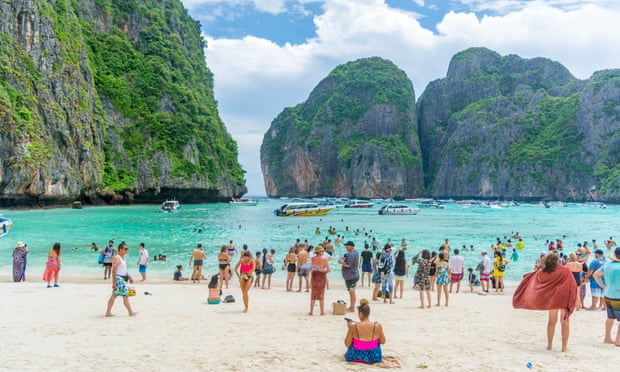
#> input picture CV1/image1.jpg, 620 x 372 px, given in place of the camera
$ python Real_time_identification_of_frontal_faces.py
#> lines starting #> are read from the running program, lines starting #| are printed output that depends on the picture
import cv2
import numpy as np

# Create our body classifier
body_classifier = cv2.CascadeClassifier('haarcascade_frontalface_alt.xml')

# Initiate video capture for video file, here we are using the video file in which pedestrians would be detected
cap = cv2.VideoCapture(0)

# Loop once video is successfully loaded
while cap.isOpened():

    # Reading the each frame of the video
    ret, frame = cap.read()
#> frame is the input picture: shape (372, 620, 3); mean B, G, R 159.4, 163.7, 141.5

  # here we are resizing the frame, to half of its size, we are doing to speed up the classification
 # as larger images have lot more windows to slide over, so in overall we reducing the resolution
#of video by half that’s what 0.5 indicate, and we are also using quicker interpolation method that is #interlinear
    frame = cv2.resize(frame, None,fx=0.5, fy=0.5, interpolation = cv2.INTER_LINEAR)
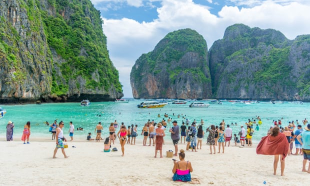
#> frame: shape (186, 310, 3); mean B, G, R 159.6, 163.9, 141.6

    gray = cv2.cvtColor(frame, cv2.COLOR_BGR2GRAY)
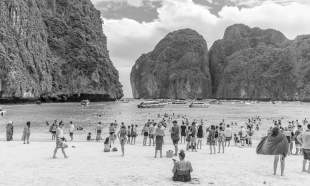
#> gray: shape (186, 310); min 3, max 254, mean 156.7
    # Pass frame to our body classifier
    bodies = body_classifier.detectMultiScale(gray, 1.2, 3)
#> bodies = ()

    # Extract bounding boxes for any bodies identified
    for (x,y,w,h) in bodies:
        cv2.rectangle(frame, (x, y), (x+w, y+h), (0, 255, 255), 2)
        cv2.imshow('Pedestrians', frame)
#> this loop made 0 passes

    if cv2.waitKey(1) == 13: #13 is the Enter Key
#> (key Esc is pressed here)
        break

cap.release()
cv2.destroyAllWindows()

$ run again, on CV1/cats.jpg
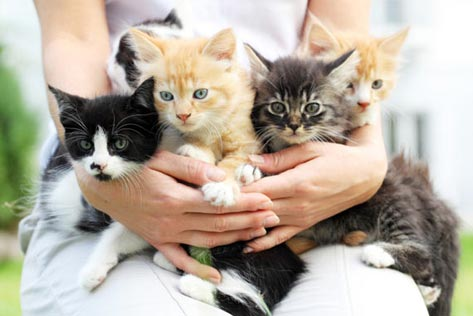
#> input picture CV1/cats.jpg, 473 x 316 px, given in place of the camera
#> frame is the input picture: shape (316, 473, 3); mean B, G, R 161, 174.4, 183.9
#> `frame = cv2.resize(frame, None,fx=0.5, fy=0.5, interpolation = cv2.INT..`:
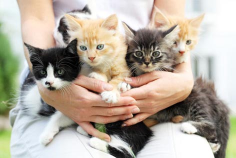
#> frame: shape (158, 236, 3); mean B, G, R 161, 174.4, 183.9
#> `gray = cv2.cvtColor(frame, cv2.COLOR_BGR2GRAY)`:
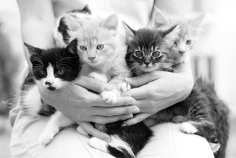
#> gray: shape (158, 236); min 1, max 255, mean 175.7
#> bodies = ()

$ run again, on CV1/crowd.jpg
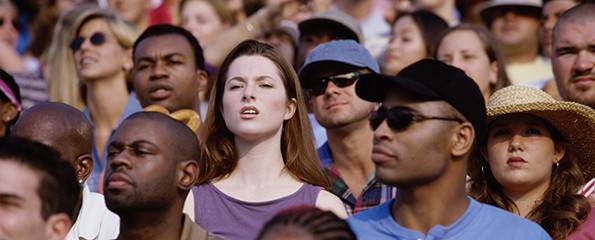
#> input picture CV1/crowd.jpg, 595 x 240 px, given in place of the camera
#> frame is the input picture: shape (240, 595, 3); mean B, G, R 79.2, 82.2, 108.8
#> frame: shape (120, 298, 3)
#> `gray = cv2.cvtColor(frame, cv2.COLOR_BGR2GRAY)`:
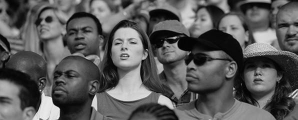
#> gray: shape (120, 298); min 2, max 241, mean 90
#> bodies = [[63, 17, 36, 36], [106, 27, 40, 40]]
#> the loop `for (x,y,w,h) in bodies:` made 2 passes
#> pass 2, `cv2.imshow('Pedestrians', frame)`:
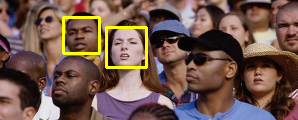
#> window 'Pedestrians': shape (120, 298, 3); mean B, G, R 77.8, 87, 112.9
